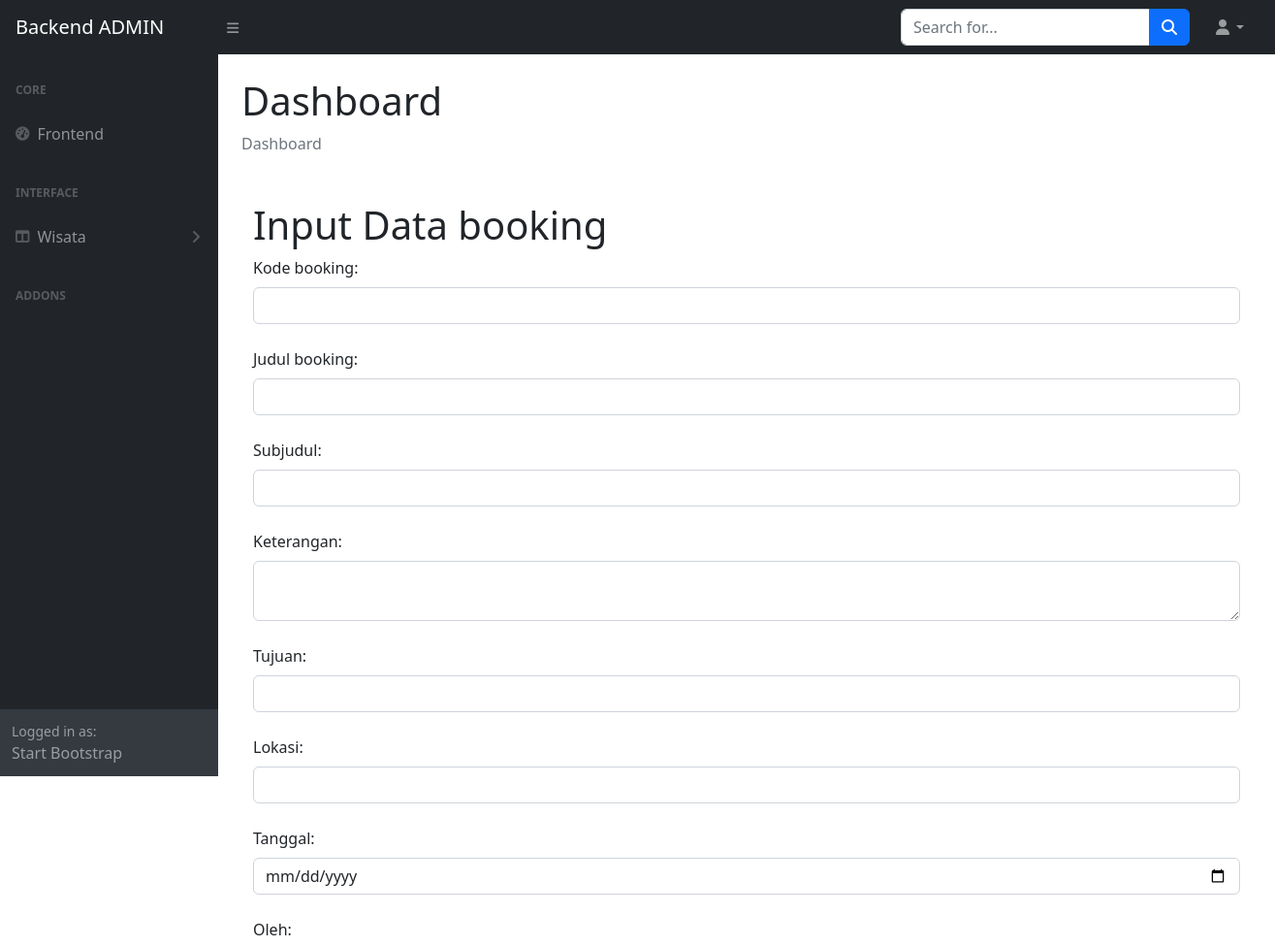
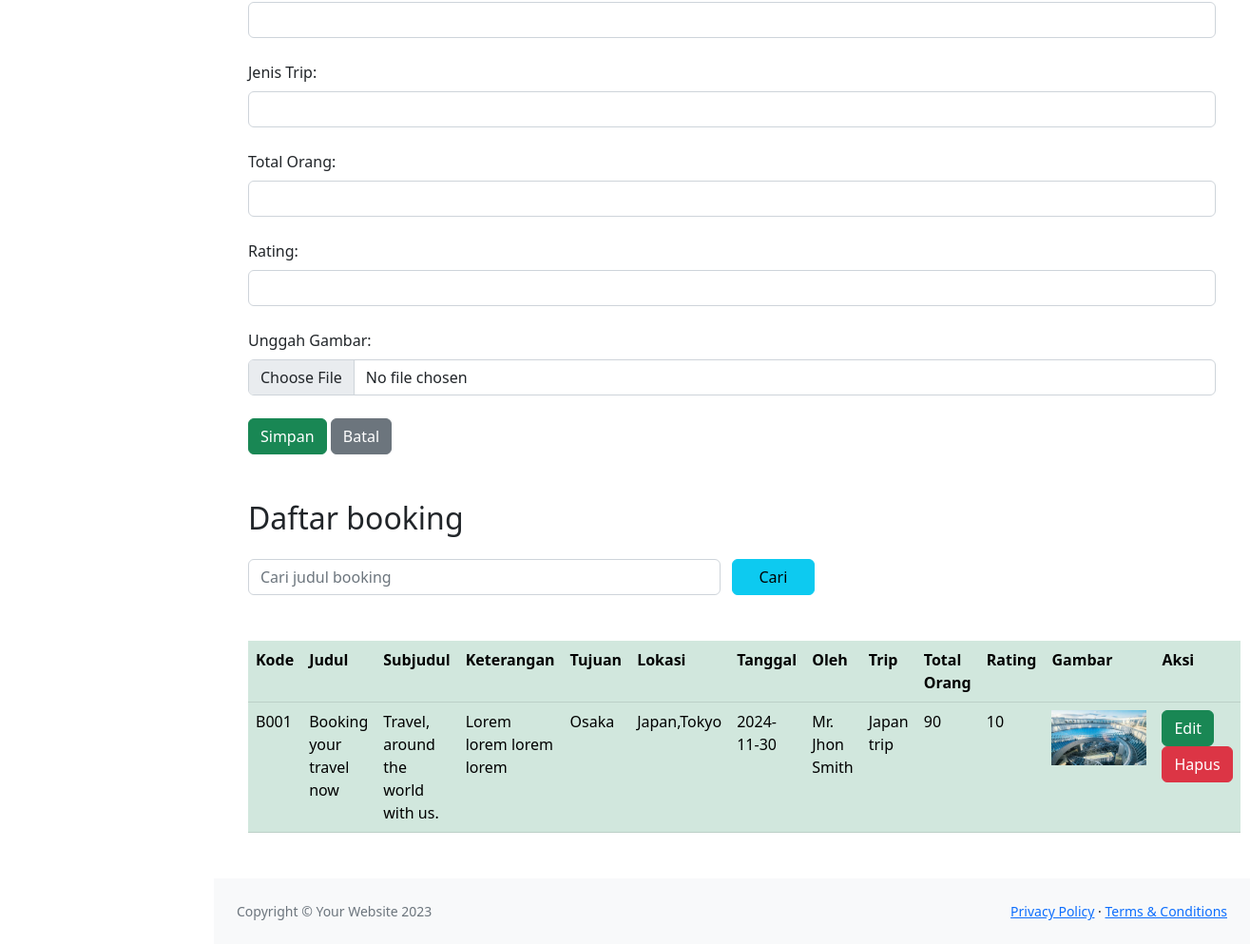
The page /admin/indexbooking.php (signed in) on the database its author committed (2 pictures, top to bottom).
### tables this page shows
CREATE TABLE `booking` (
  `id_booking` char(10) NOT NULL,
  `judul` varchar(100) NOT NULL,
  `subjudul` varchar(100) NOT NULL,
  `tujuan` varchar(100) NOT NULL,
  `keterangan` varchar(100) NOT NULL,
  `lokasi` varchar(100) NOT NULL,
  `tanggal` date NOT NULL,
  `oleh` varchar(100) NOT NULL,
  `trip` varchar(100) NOT NULL,
  `totalorang` varchar(100) NOT NULL,
  `gambarbooking` varchar(100) NOT NULL,
  `rating` varchar(100) NOT NULL
);

### admin/indexbooking.php (the view, shortened to what this page needs)
<?php
include 'config.php';
if (isset($_POST["kirim"])) {
    $search = $_POST["search"];
    $query = mysqli_query($conn, "SELECT * FROM booking WHERE judul LIKE '%" . $search . "%'");
} else {
    $query = mysqli_query($conn, "SELECT * FROM booking");
}
?>
<!DOCTYPE html>
<html>
<head>
    <link href="https://cdn.jsdelivr.net/npm/bootstrap@5.0.2/dist/css/bootstrap.min.css" rel="stylesheet">
    <link href="../sbadmin/css/styles.css" rel="stylesheet" />
</head>
<body class="sb-nav-fixed">
       <?php include ("../sbadmin/menunav.php")?>
        <div id="layoutSidenav">
            <?php include ("../sbadmin/menu.php")?>
            <div id="layoutSidenav_content">
                <main>
                    <div class="container-fluid px-4">
                        <h1 class="mt-4">Dashboard</h1>
                        <ol class="breadcrumb mb-4">
                            <li class="breadcrumb-item active">Dashboard</li>
                        </ol>
<div class="container mt-5">
    <h2 class="fs-1">Input Data booking</h2>
    <form method="POST" enctype="multipart/form-data">
        <label class="form-label">Kode booking:</label>
        <input class="form-control" type="text" name="id" required><br>
        <label class="form-label">Judul booking:</label>
        <input class="form-control" type="text" name="judul" required><br>
        <label class="form-label">Subjudul:</label>
        <input class="form-control" type="text" name="sub" required><br>
        <label class="form-label">Keterangan:</label>
        <textarea class="form-control" name="ket"></textarea><br>
        <label class="form-label">Tujuan:</label>
        <input class="form-control" type="text" name="tujuan" required><br>
        <label class="form-label">Lokasi:</label>
        <input class="form-control" type="text" name="lokasi" required><br>
        <label class="form-label">Tanggal:</label>
        <input class="form-control" type="date" name="tanggal" required><br>
        <label class="form-label">Oleh:</label>
        <input class="form-control" type="text" name="oleh" required><br>
        <label class="form-label">Jenis Trip:</label>
        <input class="form-control" type="text" name="trip" required><br>
        <label class="form-label">Total Orang:</label>
        <input class="form-control" type="number" name="totalorang" required><br>
        <label class="form-label">Rating:</label>
        <input class="form-control" type="number" step="0.1" name="rating" required><br>
        <label class="form-label">Unggah Gambar:</label>
        <input class="form-control" type="file" name="gambarbooking" required><br>
        <input class="btn btn-success button" type="submit" name="submit" value="Simpan">
        <input class="btn btn-secondary button" type="reset" value="Batal">
    </form>
</div>
<div class="container mt-5 mb-5">
    <h2 class="mb-4">Daftar booking</h2>
    <form method="POST">
        <div class="form-group row">
        <div class="col-sm-6">
        <input type="text" name="search" class="form-control" placeholder="Cari judul booking">
        </div>
        <input type="submit" name="kirim" value="Cari" class="btn btn-info col-sm-1">
        </div>
    </form>
    <table class="table table-success mt-5">
        <tr>
            <th scope="col">Kode</th>
            <th scope="col">Judul</th>
            <th scope="col">Subjudul</th>
            <th scope="col">Keterangan</th>
            <th scope="col">Tujuan</th>
            <th scope="col">Lokasi</th>
            <th scope="col">Tanggal</th>
            <th scope="col">Oleh</th>
            <th scope="col">Trip</th>
            <th scope="col">Total Orang</th>
            <th scope="col">Rating</th>
            <th scope="col">Gambar</th>
            <th scope="col">Aksi</th>
        </tr>
        <?php
        while ($row = mysqli_fetch_assoc($query)) {
        ?>
        <tr>
            <td><?= $row['id_booking']; ?></td>
            <td><?= $row['judul']; ?></td>
            <td><?= $row['subjudul']; ?></td>
            <td><?= $row['keterangan']; ?></td>
            <td><?= $row['tujuan']; ?></td>
            <td><?= $row['lokasi']; ?></td>
            <td><?= $row['tanggal']; ?></td>
            <td><?= $row['oleh']; ?></td>
            <td><?= $row['trip']; ?></td>
            <td><?= $row['totalorang']; ?></td>
            <td><?= $row['rating']; ?></td>
            <td><img src="images/<?= $row['gambarbooking']; ?>" width="100"></td>
            <td>
                <a class="btn btn-success button" href="editbooking.php?id=<?= $row['id_booking']; ?>">Edit</a>
                <a class="btn btn-danger button" href="hapusbooking.php?id=<?= $row['id_booking']; ?>" onclick="return confirm('Apakah anda yakin?')">Hapus</a>
            </td>
        </tr>
        <?php } ?>
    </table>
</div>
 </main>
                <?php include ("../sbadmin/footer.php") ?>
            </div>
        </div>
    </body>
</html>

### rows shown on the page
booking: id_booking "B001", judul "Booking your travel now", subjudul "Travel, around the world with us.", keterangan "Lorem lorem lorem lorem", tujuan "Osaka", lokasi "Japan,Tokyo", tanggal "2024-11-30", oleh "Mr. Jhon Smith", trip "Japan trip", totalorang "90", rating "10", gambarbooking (picture)
